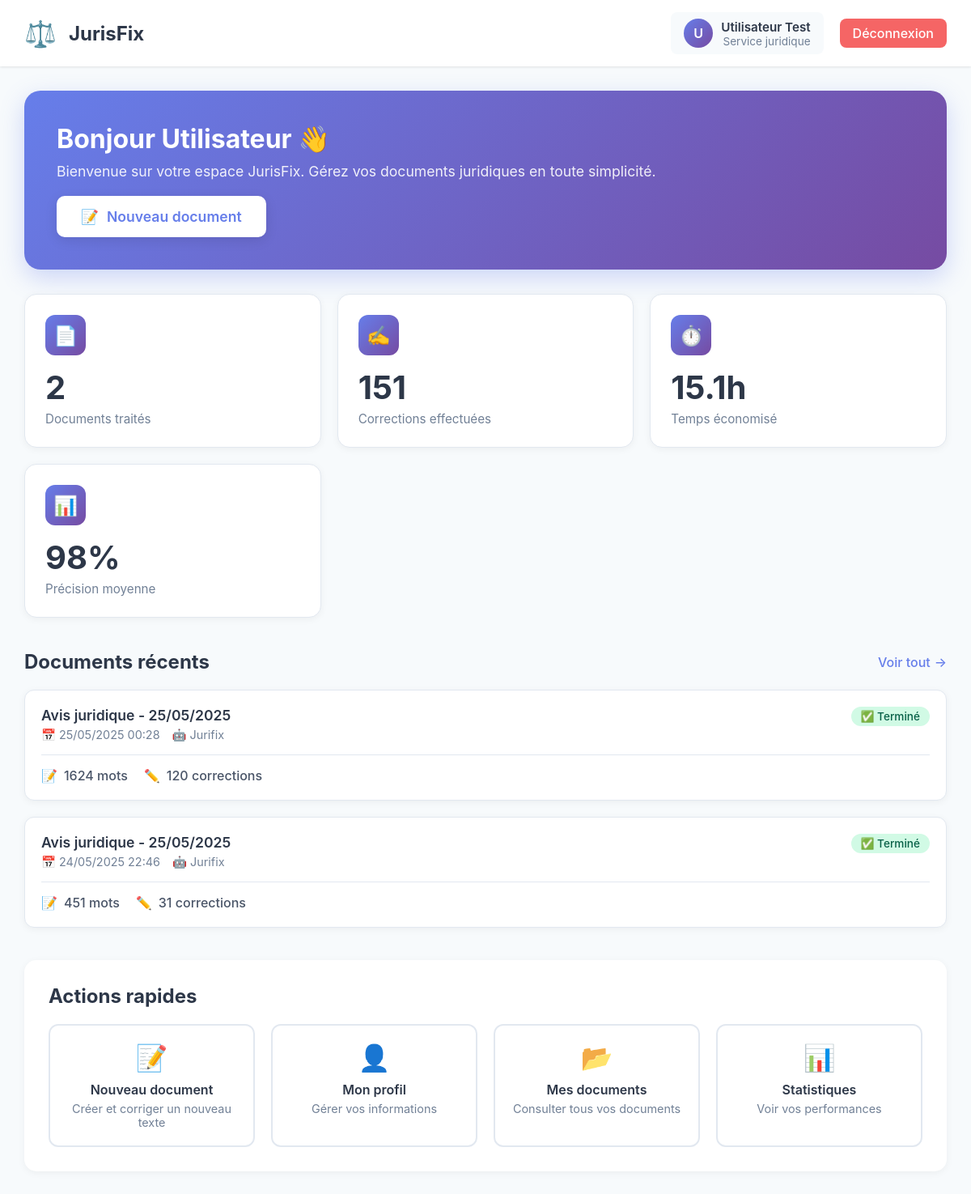
The page /dashboard (signed in) on the database its author committed.
### app.py (models this page shows, shortened)
class User(UserMixin, db.Model):
    id = db.Column(db.Integer, primary_key=True)
    email = db.Column(db.String(120), unique=True, nullable=False)
    password_hash = db.Column(db.String(200), nullable=False)
    name = db.Column(db.String(100), nullable=False)
    service = db.Column(db.String(100), nullable=True)
    role = db.Column(db.String(50), default='collaborateur')  # FUTURE: 'client', 'banque', 'admin'
    is_active = db.Column(db.Boolean, default=True)
    created_at = db.Column(db.DateTime, default=datetime.utcnow)
    last_login = db.Column(db.DateTime, nullable=True)
    documents = db.relationship('Document', backref='author', lazy=True, cascade='all, delete-orphan')

class Document(db.Model):
    id = db.Column(db.String(36), primary_key=True, default=lambda: str(uuid.uuid4()))
    title = db.Column(db.String(200), nullable=False)
    content = db.Column(db.Text, nullable=False)
    corrected_content = db.Column(db.Text, nullable=True)
    agent_used = db.Column(db.String(50), nullable=False)
    user_id = db.Column(db.Integer, db.ForeignKey('user.id'), nullable=False)
    created_at = db.Column(db.DateTime, default=datetime.utcnow)
    updated_at = db.Column(db.DateTime, default=datetime.utcnow, onupdate=datetime.utcnow)
    status = db.Column(db.String(20), default='draft')  # draft, processing, completed, archived
    word_count = db.Column(db.Integer, default=0)
    corrections_count = db.Column(db.Integer, default=0)
    processing_time = db.Column(db.Float, default=0.0)  # en secondes
    shared_with = db.Column(db.Text, nullable=True)  # JSON des user_ids
    visibility = db.Column(db.String(20), default='private')  # private, service, public
    html_structure = db.Column(db.Text, nullable=True)

### app.py (the view)
@app.route('/dashboard')
@login_required
def dashboard():
    try:
        total_docs = Document.query.filter_by(user_id=current_user.id).count()
        now = datetime.now()
        first_day_of_month = now.replace(day=1, hour=0, minute=0, second=0, microsecond=0)
        docs_this_month = Document.query.filter(
            Document.user_id == current_user.id,
            Document.created_at >= first_day_of_month
        ).count()
        recent_docs = Document.query.filter_by(user_id=current_user.id)\
                                   .order_by(Document.updated_at.desc())\
                                   .limit(10).all()
        corrections_count = 0
        for doc in recent_docs:
            if doc.corrections_count:
                corrections_count += doc.corrections_count
        time_saved_hours = round(corrections_count * 0.1, 1) if corrections_count > 0 else 0
        stats = {
            'total_documents': total_docs,
            'documents_this_month': docs_this_month,
            'total_corrections': corrections_count,
            'time_saved': time_saved_hours,
            'recent_documents': []
        }
        for doc in recent_docs:
            doc_dict = {
                'id': doc.id,
                'title': doc.title or 'Sans titre',
                'agent_used': doc.agent_used or 'jurifix',
                'status': doc.status or 'draft',
                'created_at': doc.created_at.strftime('%d/%m/%Y %H:%M') if doc.created_at else 'N/A',
                'updated_at': doc.updated_at.strftime('%d/%m/%Y %H:%M') if doc.updated_at else 'N/A',
                'word_count': doc.word_count or 0,
                'corrections_count': doc.corrections_count or 0
            }
            stats['recent_documents'].append(doc_dict)
        app.logger.info(f"Dashboard chargé pour l'utilisateur: {current_user.email}")
        app.logger.info(f"Stats: {stats}")
        return render_template('dashboard.html', user=current_user, stats=stats)
    except Exception as e:
        app.logger.error(f"Erreur dans dashboard: {str(e)}")
        app.logger.error(f"Type d'erreur: {type(e).__name__}")
        stats = {
            'total_documents': 0,
            'documents_this_month': 0,
            'total_corrections': 0,
            'time_saved': 0,
            'recent_documents': []
        }
        return render_template('dashboard.html', user=current_user, stats=stats)

### app.py (called while the page is built)
@login_manager.user_loader
def load_user(user_id):
    return User.query.get(int(user_id))

### templates/dashboard.html (shortened to what this page needs)
<!DOCTYPE html>
<html lang="fr">
<head>
</head>
<body>
    <header class="header">
        <div class="header-content">
            <div class="logo-section">
                <span class="logo">⚖️</span>
                <span class="logo-text">JurisFix</span>
            </div>
            <div class="user-menu">
                <div class="user-info">
                    <div class="user-avatar">
                        {% if user.name %}
                            {{ user.name[0] | upper }}
                        {% else %}
                            U
                        {% endif %}
                    </div>
                    <div class="user-details">
                        <div class="user-name">{{ user.name or 'Utilisateur' }}</div>
                        <div class="user-role">{{ user.service or 'Collaborateur' }}</div>
                    </div>
                </div>
                <a href="{{ url_for('logout') }}" class="btn-logout">Déconnexion</a>
            </div>
        </div>
    </header>
    <main class="container">
        <section class="welcome-section">
            <div class="welcome-content">
                <div class="welcome-text">
                    <h1>Bonjour {% if user.name %}{{ user.name.split()[0] }}{% else %}{{ user.email.split('@')[0] }}{% endif %} 👋</h1>
                    <p>Bienvenue sur votre espace JurisFix. Gérez vos documents juridiques en toute simplicité.</p>
                    <a href="{{ url_for('editor') }}" class="btn-new-doc">
                        <span>📝</span>
                        <span>Nouveau document</span>
                    </a>
                </div>
            </div>
        </section>
        <section class="stats-grid">
            <div class="stat-card">
                <div class="stat-icon">📄</div>
                <div class="stat-value">{{ stats.total_documents or 0 }}</div>
                <div class="stat-label">Documents traités</div>
            </div>
            <div class="stat-card">
                <div class="stat-icon">✍️</div>
                <div class="stat-value">{{ stats.total_corrections or 0 }}</div>
                <div class="stat-label">Corrections effectuées</div>
            </div>
            <div class="stat-card">
                <div class="stat-icon">⏱️</div>
                <div class="stat-value">{{ stats.time_saved or '0' }}h</div>
                <div class="stat-label">Temps économisé</div>
            </div>
            <div class="stat-card">
                <div class="stat-icon">📊</div>
                <div class="stat-value">98%</div>
                <div class="stat-label">Précision moyenne</div>
            </div>
        </section>
        <section>
            <div class="section-header">
                <h2 class="section-title">Documents récents</h2>
                <a href="#" class="btn-view-all">
                    <span>Voir tout</span>
                    <span>→</span>
                </a>
            </div>
            {% if stats.recent_documents is defined and stats.recent_documents|length > 0 %}
            <div class="documents-grid">
                {% for doc in stats.recent_documents %}
                <div class="document-card" onclick="window.location.href='{{ url_for('editor', agent_name=doc.agent_used) }}?doc={{ doc.id }}'">
                    <div class="document-header">
                        <div>
                            <h3 class="document-title">{{ doc.title }}</h3>
                            <div class="document-meta">
                                <span>📅 {{ doc.updated_at }}</span>
                                <span>🤖 {{ doc.agent_used|capitalize }}</span>
                            </div>
                        </div>
                        <span class="document-status status-{{ doc.status }}">
                            {% if doc.status == 'completed' %}
                                ✅ Terminé
                            {% elif doc.status == 'processing' %}
                                ⏳ En cours
                            {% else %}
                                📝 Brouillon
                            {% endif %}
                        </span>
                    </div>
                    <div class="document-stats">
                        <div class="document-stat">
                            <span class="document-stat-icon">📝</span>
                            <span class="document-stat-value">{{ doc.word_count or 0 }} mots</span>
                        </div>
                        <div class="document-stat">
                            <span class="document-stat-icon">✏️</span>
                            <span class="document-stat-value">{{ doc.corrections_count or 0 }} corrections</span>
                        </div>
                    </div>
                </div>
                {% endfor %}
            </div>
            {% endif %}
        </section>
        <section class="quick-actions">
            <h2 class="section-title">Actions rapides</h2>
            <div class="actions-grid">
                <a href="{{ url_for('editor') }}" class="action-card">
                    <div class="action-icon">📝</div>
                    <div class="action-title">Nouveau document</div>
                    <div class="action-desc">Créer et corriger un nouveau texte</div>
                </a>
                <a href="{{ url_for('profile') }}" class="action-card">
                    <div class="action-icon">👤</div>
                    <div class="action-title">Mon profil</div>
                    <div class="action-desc">Gérer vos informations</div>
                </a>
                <a href="{{ url_for('documents') }}" class="action-card">
                    <div class="action-icon">📂</div>
                    <div class="action-title">Mes documents</div>
                    <div class="action-desc">Consulter tous vos documents</div>
                </a>
                <a href="{{ url_for('stats') }}" class="action-card">
                    <div class="action-icon">📊</div>
                    <div class="action-title">Statistiques</div>
                    <div class="action-desc">Voir vos performances</div>
                </a>
            </div>
        </section>
    </main>
</body>
</html>

### rows shown on the page
User: name "U", name "Utilisateur Test", service "Service juridique", name "Utilisateur"
Document: title "Avis juridique - 25/05/2025", updated_at "25/05/2025 00:28", agent_used "Jurifix", status "✅ Terminé", word_count "1624", corrections_count "120"
Document: title "Avis juridique - 25/05/2025", updated_at "24/05/2025 22:46", agent_used "Jurifix", status "✅ Terminé", word_count "451", corrections_count "31"

### other values the page prints
{{ stats.total_documents or 0 }} "2"
{{ stats.total_corrections or 0 }} "151"
{{ stats.time_saved or '0' }} "15.1"
